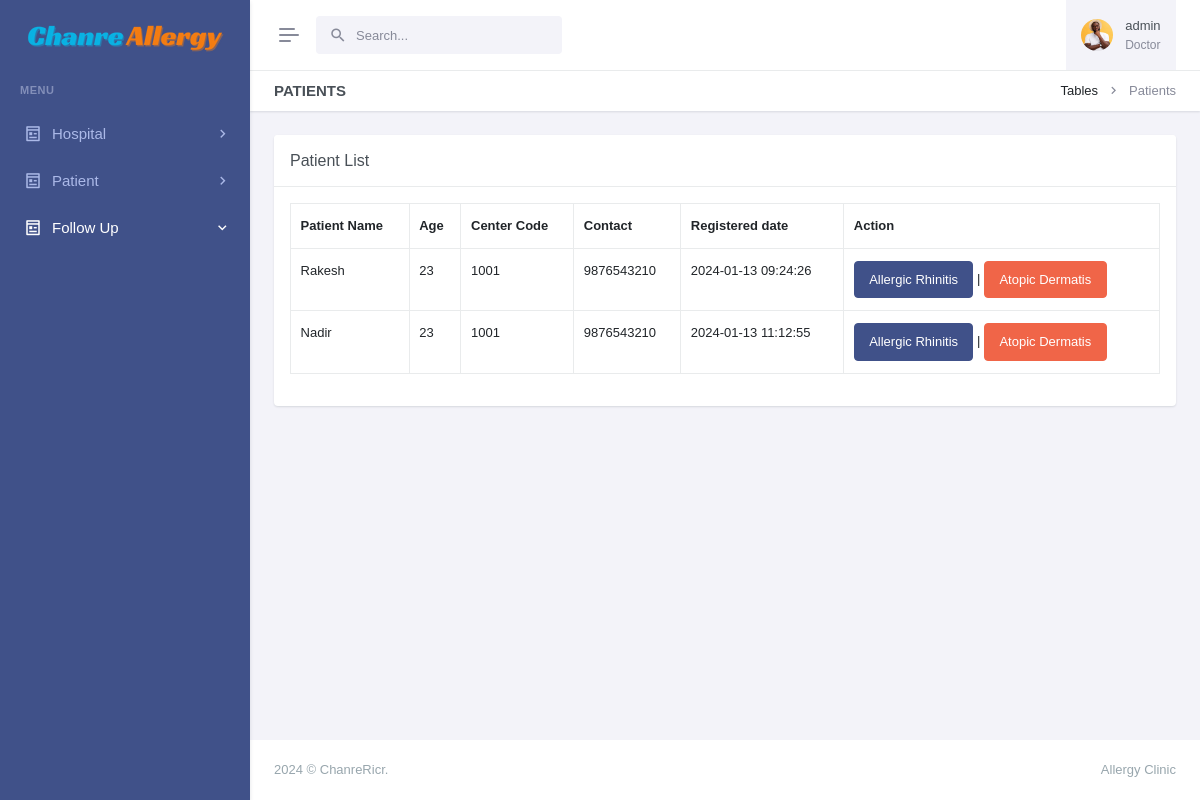
The page /view-followup-patient.php (signed in) on the database its author committed.
### tables this page shows
CREATE TABLE `patients` (
  `id` int(11) NOT NULL,
  `patient_name` varchar(255) NOT NULL,
  `patient_id` varchar(50) DEFAULT NULL,
  `age` int(11) DEFAULT NULL,
  `sex` char(1) DEFAULT NULL,
  `physician` varchar(255) DEFAULT NULL,
  `address` varchar(255) DEFAULT NULL,
  `mobile` varchar(15) DEFAULT NULL,
  `email` varchar(255) DEFAULT NULL,
  `updatedBy` varchar(255) DEFAULT NULL,
  `centerName` varchar(255) DEFAULT NULL,
  `centerCode` varchar(10) DEFAULT NULL,
  `createdAt` timestamp NOT NULL DEFAULT current_timestamp()
);

### view-followup-patient.php (the view, shortened to what this page needs)
<?php
include('layout/config.php');
if (strlen($_SESSION['login']) == 0) {
    header('location:index.php');
} else {
    ?>
<!doctype html>
<html lang="en" data-layout="vertical" data-topbar="light" data-sidebar="dark" data-sidebar-size="lg"
    data-sidebar-image="none" data-preloader="disable">
<head>
    <link rel="stylesheet" href="https://cdn.datatables.net/1.11.5/css/dataTables.bootstrap5.min.css" />
    <link rel="stylesheet" href="https://cdn.datatables.net/responsive/2.2.9/css/responsive.bootstrap.min.css" />
    <link rel="stylesheet" href="https://cdn.datatables.net/buttons/2.2.2/css/buttons.dataTables.min.css">
    <link href="assets/css/bootstrap.min.css" rel="stylesheet" type="text/css" />
    <link href="assets/css/icons.min.css" rel="stylesheet" type="text/css" />
    <link href="assets/css/app.min.css" rel="stylesheet" type="text/css" />
    <link href="assets/css/custom.min.css" rel="stylesheet" type="text/css" />
</head>
<body>
    <div id="layout-wrapper">
        <?php include('admin/header.php') ?>
        <?php include('admin/leftsidebar.php') ?>
        <div class="main-content">
            <div class="page-content">
                <div class="container-fluid">
                    <div class="row">
                        <div class="col-12">
                            <div class="page-title-box d-sm-flex align-items-center justify-content-between">
                                <h4 class="mb-sm-0">Patients</h4>
                                <div class="page-title-right">
                                    <ol class="breadcrumb m-0">
                                        <li class="breadcrumb-item"><a href="javascript: void(0);">Tables</a></li>
                                        <li class="breadcrumb-item active">Patients</li>
                                    </ol>
                                </div>
                            </div>
                        </div>
                    </div>
                    <div class="row">
                        <div class="col-lg-12">
                            <div class="card">
                                <div class="card-header">
                                    <h5 class="card-title mb-0">Patient List</h5>
                                </div>
                                <div class="card-body">
                                    <div class="table-responsive">
                                        <table id="buttons-datatables" class="display table table-bordered"
                                            style="width:100%">
                                            <thead>
                                                <tr>
                                                    <th>Patient Name</th>
                                                    <th>Age</th>
                                                    <th>Center Code</th>
                                                    <th>Contact</th>
                                                    <th>Registered date</th>
                                                    <th>Action</th>
                                                </tr>
                                            </thead>
                                            <tbody>
                                                <?php
                                                    $users = $_SESSION['adminName'];
                                                    $myquery = mysqli_query($conn, "Select * from patients where updatedBy = '$users' ");
                                                    while ($row = mysqli_fetch_array($myquery)) {
                                                        ?>
                                                <tr>
                                                    <td>
                                                        <?php echo htmlentities($row['patient_name']) ?>
                                                    </td>
                                                    <td>
                                                        <?php echo htmlentities($row['age']) ?>
                                                    </td>
                                                    <td>
                                                        <?php echo htmlentities($row['centerCode']) ?>
                                                    </td>
                                                    <td>
                                                        <?php echo htmlentities($row['mobile']) ?>
                                                    </td>
                                                    <td>
                                                        <?php echo htmlentities($row['createdAt']) ?>
                                                    </td>
                                                    <td>
                                                        <a href="view-ar-followup.php?pid=<?php echo htmlentities($row['patient_id']) ?>"
                                                            class="btn btn-primary">Allergic Rhinitis</a>
                                                        |
                                                        <a class="btn btn-danger"
                                                            href="view-atopic.php?pid=<?php echo htmlentities($row['patient_id']) ?>">
                                                            Atopic Dermatis</a>
                                                    </td>
                                                </tr>
                                                <?php } ?>
                                        </table>
                                    </div>
                                </div>
                            </div>
                        </div>
                    </div>
                </div>
            </div>
            <?php include('admin/footer.php'); ?>
        </div>
    </div>
</body>
</html>
<?php } ?>

### rows shown on the page
patients: patient_name "Rakesh", age "23", centerCode "1001", mobile "9876543210", createdAt "2024-01-13 09:24:26"
patients: patient_name "Nadir", age "23", centerCode "1001", mobile "9876543210", createdAt "2024-01-13 11:12:55"

### other values the page prints
$_SESSION['adminName'] "admin"
